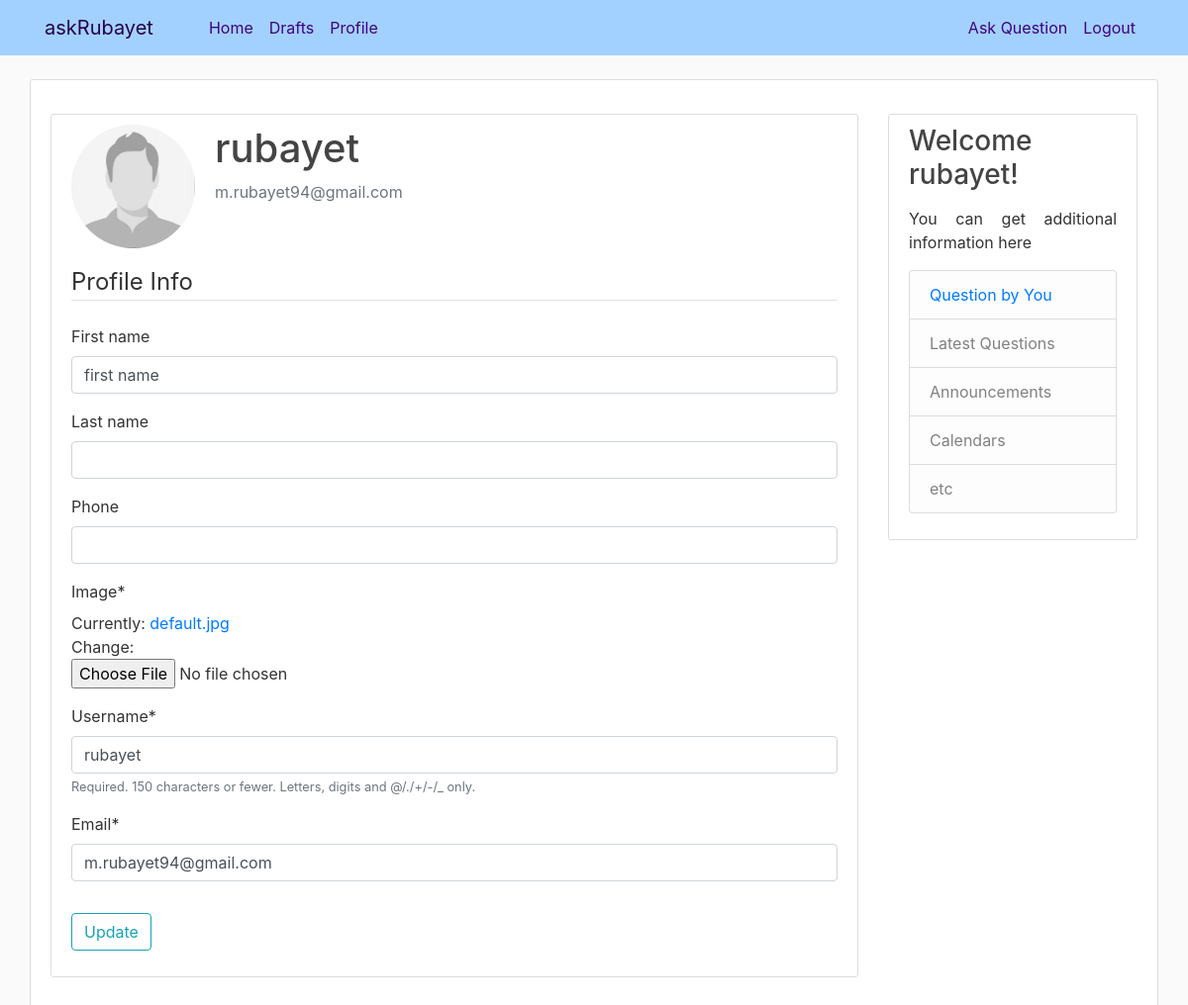
The page /profile/ (signed in) on the database as committed earlier.
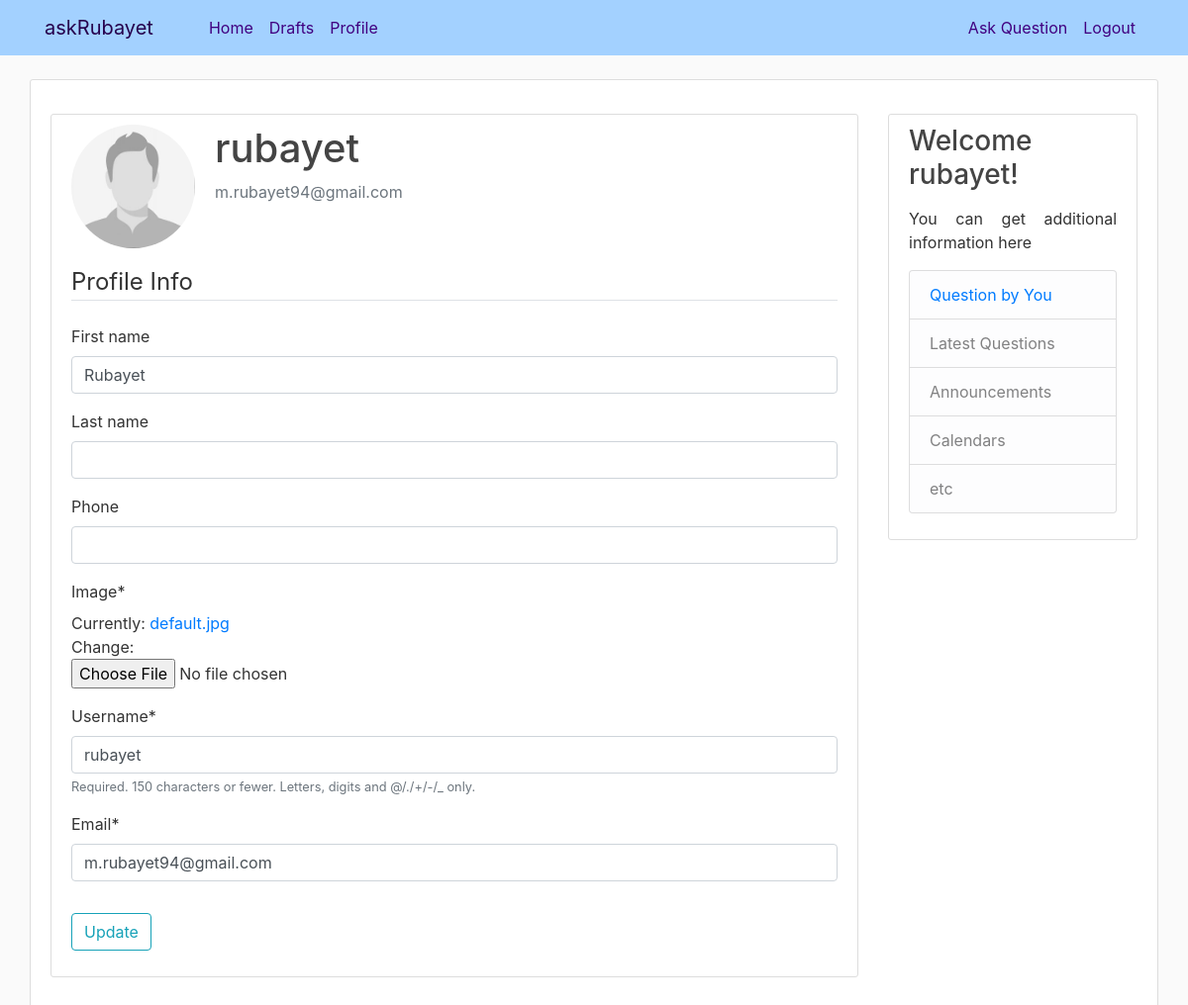
The same page on the database as committed later.
### users/models.py (models this page shows, shortened)
class Profile(models.Model):
    user = models.OneToOneField(User, on_delete=models.CASCADE)
    image = models.ImageField(default='default.jpg', upload_to='profile_pics')
    first_name = models.CharField(max_length=30, default='', blank=True, null=True)
    last_name = models.CharField(max_length=30, default='', blank=True, null=True)
    phone = models.CharField(max_length=17, default='', blank=True, null=True)

### users/views.py (the view)
# urls.py: path('profile/', user_views.profile, name='profile'),
@login_required
def profile(request):
    if request.method == 'POST':
        u_form = UserUpdateForm(request.POST, instance=request.user)
        p_form = ProfileUpdateForm(request.POST, request.FILES, instance=request.user.profile)
        if u_form.is_valid() and p_form.is_valid():
            u_form.save()
            p_form.save()
            messages.success(request, f'Your account has been updated!')
            return redirect('profile')
    else:
        u_form = UserUpdateForm(instance=request.user)
        p_form = ProfileUpdateForm(instance=request.user.profile)
    context = {
        'u_form': u_form,
        'p_form': p_form,
    }
    return render(request, 'users/profile.html', context)

### users/forms.py
class UserUpdateForm(forms.ModelForm):
    email = forms.EmailField()
    class Meta:
        model = User
        fields = ['username', 'email']

class ProfileUpdateForm(forms.ModelForm):
    class Meta:
        model = Profile
        fields = ['first_name', 'last_name', 'phone', 'image', ]

### users/templates/users/profile.html (shortened to what this page needs)
{% extends "ask/base.html" %}
{% load crispy_forms_tags %}
{% block content %}
    <div class="content-section">
      <div class="media">
        <img class="rounded-circle account-img" src="{{ user.profile.image.url }}">
        <div class="media-body">
          <h2 class="account-heading">{{ user.username }}</h2>
          <p class="text-secondary">{{ user.email }}</p>
        </div>
      </div>
      <form method="POST" enctype="multipart/form-data">
          <fieldset class="form-group">
              <legend class="border-bottom mb-4">Profile Info</legend>
              {{ p_form|crispy }}
              {{ u_form|crispy }}
          </fieldset>
          <div class="form-group">
              <button class="btn btn-outline-info" type="submit">Update</button>
          </div>
      </form>
    </div>
{% endblock content %}

Rows that differ between the two databases and show on the page:
changed Profile: first_name "first name" → "Rubayet"
